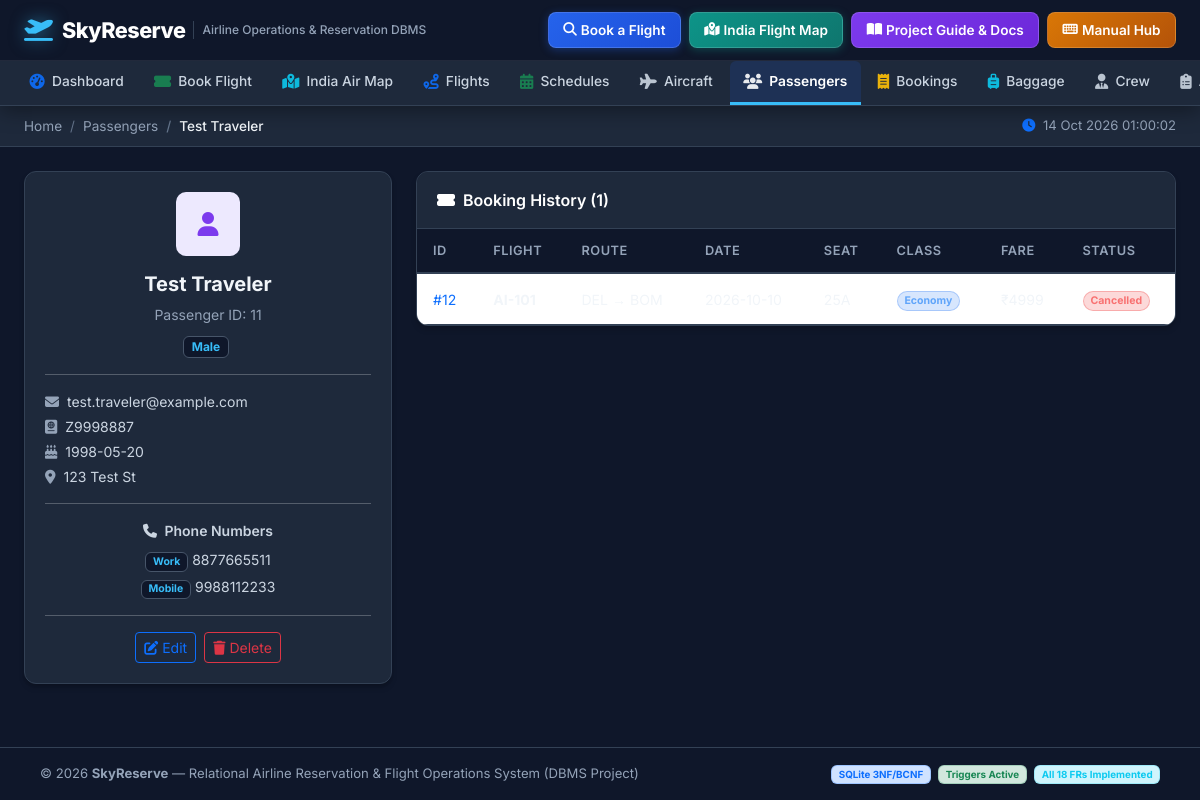
/passengers/11, run on the app's committed database.
### tables this page shows
CREATE TABLE Passenger (
    Passenger_ID INTEGER PRIMARY KEY AUTOINCREMENT,
    First_Name TEXT NOT NULL,
    Last_Name TEXT NOT NULL,
    Email TEXT UNIQUE,
    Passport_No TEXT UNIQUE,
    Date_of_Birth TEXT,
    Gender TEXT CHECK (Gender IN ('Male','Female','Other')),
    Address TEXT,
    Created_At TEXT DEFAULT CURRENT_TIMESTAMP
);

CREATE TABLE Passenger_Phone (
    Phone_ID INTEGER PRIMARY KEY AUTOINCREMENT,
    Passenger_ID INTEGER NOT NULL,
    Phone_Number TEXT NOT NULL,
    Phone_Type TEXT DEFAULT 'Mobile' CHECK (Phone_Type IN ('Mobile','Home','Work')),
    FOREIGN KEY (Passenger_ID) REFERENCES Passenger(Passenger_ID) ON DELETE CASCADE,
    UNIQUE(Passenger_ID, Phone_Number)
);

CREATE TABLE Booking (
    Booking_ID INTEGER PRIMARY KEY AUTOINCREMENT,
    Passenger_ID INTEGER NOT NULL,
    Schedule_ID INTEGER NOT NULL,
    Seat_No TEXT,
    Class TEXT NOT NULL CHECK (Class IN ('Economy','Business','First')),
    Fare REAL NOT NULL CHECK (Fare >= 0),
    Booking_Status TEXT DEFAULT 'Confirmed' CHECK (Booking_Status IN ('Confirmed','Cancelled','Checked-In','Completed')),
    Booking_Date TEXT DEFAULT CURRENT_TIMESTAMP,
    Cancellation_Date TEXT,
    Refund_Status TEXT CHECK (Refund_Status IN ('Pending','Processed','Denied') OR Refund_Status IS NULL),
    FOREIGN KEY (Passenger_ID) REFERENCES Passenger(Passenger_ID) ON DELETE CASCADE,
    FOREIGN KEY (Schedule_ID) REFERENCES Flight_Schedule(Schedule_ID) ON DELETE CASCADE
);

### app.py (the view)
@app.route("/passengers/<int:pid>")
def passenger_detail(pid):
    db = get_db()
    p = db.execute("SELECT * FROM Passenger WHERE Passenger_ID=?", (pid,)).fetchone()
    if not p:
        db.close()
        flash("Passenger not found.", "warning")
        return redirect(url_for("passengers"))
    phones = db.execute("SELECT * FROM Passenger_Phone WHERE Passenger_ID=?", (pid,)).fetchall()
    bookings = db.execute("""
        SELECT b.*, f.Flight_No, f.Source, f.Destination, fs.Date,
               fs.Departure_Time, fs.Arrival_Time
        FROM Booking b
        JOIN Flight_Schedule fs ON b.Schedule_ID = fs.Schedule_ID
        JOIN Flight f ON fs.Flight_No = f.Flight_No
        WHERE b.Passenger_ID = ?
        ORDER BY fs.Date DESC
    """, (pid,)).fetchall()
    db.close()
    return render_template("passenger_detail.html", passenger=p, phones=phones, bookings=bookings)

### app.py (called while the page is built)
@app.before_request
def ensure_db():
    global _db_initialized
    if not _db_initialized:
        db_path = os.path.join(os.path.dirname(__file__), "airline.db")
        if not os.path.exists(db_path):
            init_db()
        _db_initialized = True

### database.py (called while the page is built)
def get_db():
    conn = sqlite3.connect(DB_PATH)
    conn.row_factory = sqlite3.Row
    conn.execute("PRAGMA foreign_keys = ON")
    return conn

### templates/passenger_detail.html (shortened to what this page needs)
{% extends "base.html" %}
{% block breadcrumb %}
<li class="breadcrumb-item"><a href="{{ url_for('passengers') }}" class="text-decoration-none">Passengers</a></li>
<li class="breadcrumb-item active">{{ passenger.First_Name }} {{ passenger.Last_Name }}</li>
{% endblock %}
{% block content %}
<div class="row g-4">
  <div class="col-lg-4">
    <div class="stat-card text-center">
      <div class="icon mx-auto mb-3" style="background:#ede9fe;color:#7c3aed;width:64px;height:64px;font-size:1.5rem">
        <i class="fas fa-user"></i>
      </div>
      <h5 class="fw-bold">{{ passenger.First_Name }} {{ passenger.Last_Name }}</h5>
      <p class="text-muted small mb-2">Passenger ID: {{ passenger.Passenger_ID }}</p>
      {% if passenger.Gender %}<span class="badge bg-light text-dark border me-1">{{ passenger.Gender }}</span>{% endif %}
      <hr>
      <div class="text-start">
        <p class="small mb-1"><i class="fas fa-envelope me-2 text-muted"></i>{{ passenger.Email or '—' }}</p>
        <p class="small mb-1"><i class="fas fa-passport me-2 text-muted"></i>{{ passenger.Passport_No or '—' }}</p>
        <p class="small mb-1"><i class="fas fa-birthday-cake me-2 text-muted"></i>{{ passenger.Date_of_Birth or '—' }}</p>
        <p class="small mb-1"><i class="fas fa-map-marker-alt me-2 text-muted"></i>{{ passenger.Address or '—' }}</p>
      </div>
      <hr>
      <p class="small fw-semibold mb-2"><i class="fas fa-phone me-1"></i> Phone Numbers</p>
      {% for ph in phones %}
      <div class="small mb-1"><span class="badge bg-light text-dark border">{{ ph.Phone_Type }}</span> {{ ph.Phone_Number }}</div>
      {% else %}
      <div class="small text-muted">No phone numbers</div>
      {% endfor %}
      <hr>
      <div class="d-flex gap-2 justify-content-center">
        <a href="{{ url_for('passenger_edit', pid=passenger.Passenger_ID) }}" class="btn btn-sm btn-outline-primary"><i class="fas fa-edit me-1"></i>Edit</a>
        <form method="POST" action="{{ url_for('passenger_delete', pid=passenger.Passenger_ID) }}" onsubmit="return confirmAction('Delete this passenger?')">
          <button class="btn btn-sm btn-outline-danger"><i class="fas fa-trash me-1"></i>Delete</button>
        </form>
      </div>
    </div>
  </div>
  <div class="col-lg-8">
    <div class="table-card">
      <div class="card-header"><i class="fas fa-ticket-alt me-2"></i>Booking History ({{ bookings|length }})</div>
      <div class="table-responsive">
        <table class="table table-hover">
          <thead><tr><th>ID</th><th>Flight</th><th>Route</th><th>Date</th><th>Seat</th><th>Class</th><th>Fare</th><th>Status</th></tr></thead>
          <tbody>
            {% for b in bookings %}
            <tr>
              <td><a href="{{ url_for('booking_detail', bid=b.Booking_ID) }}" class="text-decoration-none">#{{ b.Booking_ID }}</a></td>
              <td><strong>{{ b.Flight_No }}</strong></td>
              <td>{{ b.Source }} → {{ b.Destination }}</td>
              <td>{{ b.Date }}</td>
              <td>{{ b.Seat_No or '—' }}</td>
              <td><span class="badge badge-{{ b.Class|lower }} rounded-pill">{{ b.Class }}</span></td>
              <td>₹{{ "%.0f"|format(b.Fare) }}</td>
              <td>
                {% set st = b.Booking_Status|lower|replace(' ','-') %}
                <span class="badge badge-{{ st }} rounded-pill">{{ b.Booking_Status }}</span>
              </td>
            </tr>
            {% else %}
            <tr><td colspan="8" class="text-center text-muted py-4">No bookings</td></tr>
            {% endfor %}
          </tbody>
        </table>
      </div>
    </div>
  </div>
</div>
{% endblock %}

### templates/base.html (style rules this page uses)
:root { --primary-color: #2563eb; --primary-hover: #1d4ed8; --nav-bg: #0f172a; --nav-sub-bg: #1e293b; --nav-border: #334155; }
* { font-family: 'Inter', sans-serif; }
body { background: #0f172a; color: #f1f5f9; margin: 0; min-height: 100vh; display: flex; flex-direction: column; }
.sub-bar .breadcrumb-item a { color: #94a3b8; text-decoration: none; }
.sub-bar .breadcrumb-item.active { color: #cbd5e1; font-weight: 500; }
.sub-bar .breadcrumb-item + .breadcrumb-item::before { color: #64748b; }
.stat-card { background: #1e293b; border: 1px solid #334155; border-radius: 12px; padding: 1.25rem; box-shadow: 0 4px 6px -1px rgba(0, 0, 0, 0.2), 0 2px 4px -2px rgba(0, 0, 0, 0.2); transition: transform 0.15s, box-shadow 0.15s, border-color 0.15s; }
.stat-card .icon { width: 48px; height: 48px; border-radius: 10px; display: flex; align-items: center; justify-content: center; font-size: 1.25rem; }
.table-card { background: #1e293b; border: 1px solid #334155; border-radius: 12px; box-shadow: 0 4px 6px -1px rgba(0, 0, 0, 0.2); overflow: hidden; margin-bottom: 1.5rem; }
.table-card .card-header { background: #1e293b; border-bottom: 1px solid #334155; padding: 1rem 1.25rem; font-weight: 600; color: #f8fafc; }
.table { margin: 0; color: #e2e8f0; border-color: #334155; }
.table thead th { background: #0f172a; border-bottom: 2px solid #334155; font-size: 0.8rem; text-transform: uppercase; letter-spacing: 0.5px; color: #94a3b8; font-weight: 600; white-space: nowrap; padding: 0.75rem 1rem; }
.table tbody tr { transition: background 0.12s; border-bottom: 1px solid #334155; }
.table td { vertical-align: middle; font-size: 0.88rem; padding: 0.85rem 1rem; border-color: #334155; color: #f1f5f9; }
.badge-cancelled { background: rgba(239, 68, 68, 0.2); color: #f87171; border: 1px solid rgba(239, 68, 68, 0.3); }
.badge-economy { background: rgba(59, 130, 246, 0.2); color: #60a5fa; border: 1px solid rgba(59, 130, 246, 0.3); }
.text-muted { color: #94a3b8 !important; }
small, .small { color: #cbd5e1; }
.table-card .card-header { color: #ffffff !important; }
.table td { color: #f1f5f9 !important; }
.table thead th { color: #94a3b8 !important; }
.breadcrumb-item a { color: #94a3b8 !important; }
.breadcrumb-item.active { color: #f1f5f9 !important; font-weight: 600; }
.badge.bg-light.text-dark, .badge.bg-light { background-color: #0f172a !important; color: #38bdf8 !important; border: 1px solid #475569 !important; }

### data on the page
Passenger: First_Name "Test", Last_Name "Traveler", Passenger_ID "11", Gender "Male", Email "test.traveler@example.com", Passport_No "Z9998887", Date_of_Birth "1998-05-20", Address "123 Test St"
Passenger_Phone: Phone_Type "Work", Phone_Number "8877665511"
Passenger_Phone: Phone_Type "Mobile", Phone_Number "9988112233"
Booking: Booking_ID "12", Class "Economy", Booking_Status "Cancelled"

### other printed values
{{ bookings|length }} "1"
